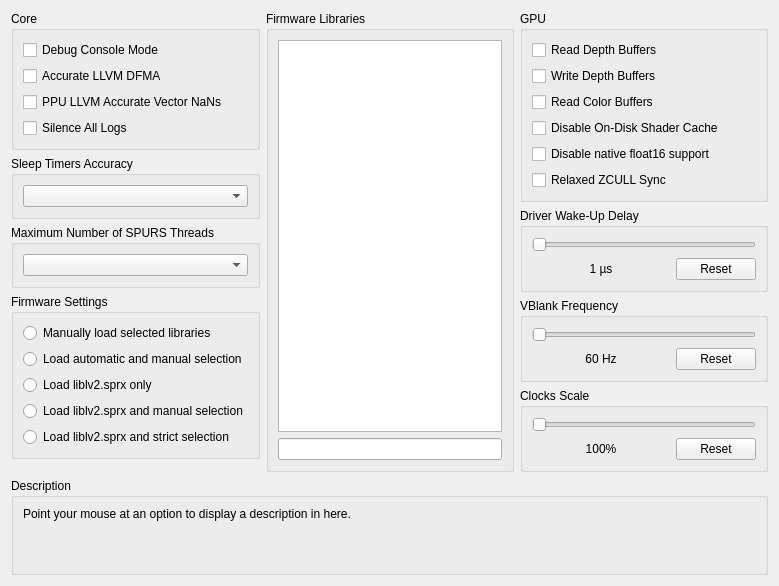
     <widget class="QWidget" name="advancedTab">
      <attribute name="title">
       <string>Advanced</string>
      </attribute>
      <layout class="QVBoxLayout" name="advancedTab_layout">
       <item>
        <layout class="QHBoxLayout" name="advancedTabLayout" stretch="1,1,1">
         <item>
          <layout class="QVBoxLayout" name="advancedTabLayoutLeft">
           <item>
            <widget class="QGroupBox" name="gb_advanced_core">
             <property name="sizePolicy">
              <sizepolicy hsizetype="Preferred" vsizetype="Minimum">
               <horstretch>0</horstretch>
               <verstretch>0</verstretch>
              </sizepolicy>
             </property>
             <property name="title">
              <string>Core</string>
             </property>
             <layout class="QVBoxLayout" name="gb_advanced_core_layout">
              <item>
               <widget class="QCheckBox" name="debugConsoleMode">
                <property name="text">
                 <string>Debug Console Mode</string>
                </property>
               </widget>
              </item>
              <item>
               <widget class="QCheckBox" name="accurateLLVMdfma">
                <property name="text">
                 <string>Accurate LLVM DFMA</string>
                </property>
               </widget>
              </item>
              <item>
               <widget class="QCheckBox" name="AccurateVectorNaN">
                <property name="text">
                 <string>PPU LLVM Accurate Vector NaNs</string>
                </property>
               </widget>
              </item>
              <item>
               <widget class="QCheckBox" name="silenceAllLogs">
                <property name="text">
                 <string>Silence All Logs</string>
                </property>
               </widget>
              </item>
             </layout>
            </widget>
           </item>
           <item>
            <widget class="QGroupBox" name="gb_sleep_timers_accuracy">
             <property name="sizePolicy">
              <sizepolicy hsizetype="Preferred" vsizetype="Minimum">
               <horstretch>0</horstretch>
               <verstretch>0</verstretch>
              </sizepolicy>
             </property>
             <property name="title">
              <string>Sleep Timers Accuracy</string>
             </property>
             <layout class="QVBoxLayout" name="gb_sleep_timers_accuracy_layout">
              <item>
               <widget class="QComboBox" name="sleepTimersAccuracy"/>
              </item>
             </layout>
            </widget>
           </item>
           <item>
            <widget class="QGroupBox" name="gb_max_spurs_threads">
             <property name="sizePolicy">
              <sizepolicy hsizetype="Preferred" vsizetype="Minimum">
               <horstretch>0</horstretch>
               <verstretch>0</verstretch>
              </sizepolicy>
             </property>
             <property name="title">
              <string>Maximum Number of SPURS Threads</string>
             </property>
             <layout class="QVBoxLayout" name="gb_max_spurs_threads_layout">
              <item>
               <widget class="QComboBox" name="maxSPURSThreads"/>
              </item>
             </layout>
            </widget>
           </item>
           <item>
            <widget class="QGroupBox" name="gb_lib_settings">
             <property name="sizePolicy">
              <sizepolicy hsizetype="Preferred" vsizetype="Preferred">
               <horstretch>0</horstretch>
               <verstretch>0</verstretch>
              </sizepolicy>
             </property>
             <property name="title">
              <string>Firmware Settings</string>
             </property>
             <layout class="QVBoxLayout" name="lib_settings_layout">
              <item>
               <widget class="QRadioButton" name="lib_manu">
                <property name="sizePolicy">
                 <sizepolicy hsizetype="Expanding" vsizetype="Preferred">
                  <horstretch>0</horstretch>
                  <verstretch>0</verstretch>
                 </sizepolicy>
                </property>
                <property name="text">
                 <string notr="true">Manually load selected libraries</string>
                </property>
               </widget>
              </item>
              <item>
               <widget class="QRadioButton" name="lib_both">
                <property name="sizePolicy">
                 <sizepolicy hsizetype="Expanding" vsizetype="Preferred">
                  <horstretch>0</horstretch>
                  <verstretch>0</verstretch>
                 </sizepolicy>
                </property>
                <property name="text">
                 <string notr="true">Load automatic and manual selection</string>
                </property>
               </widget>
              </item>
              <item>
               <widget class="QRadioButton" name="lib_lv2">
                <property name="sizePolicy">
                 <sizepolicy hsizetype="Expanding" vsizetype="Preferred">
                  <horstretch>0</horstretch>
                  <verstretch>0</verstretch>
                 </sizepolicy>
                </property>
                <property name="text">
                 <string notr="true">Load liblv2.sprx only</string>
                </property>
               </widget>
              </item>
              <item>
               <widget class="QRadioButton" name="lib_lv2b">
                <property name="sizePolicy">
                 <sizepolicy hsizetype="Expanding" vsizetype="Preferred">
                  <horstretch>0</horstretch>
                  <verstretch>0</verstretch>
                 </sizepolicy>
                </property>
                <property name="text">
                 <string notr="true">Load liblv2.sprx and manual selection</string>
                </property>
               </widget>
              </item>
              <item>
               <widget class="QRadioButton" name="lib_lv2l">
                <property name="sizePolicy">
                 <sizepolicy hsizetype="Expanding" vsizetype="Preferred">
                  <horstretch>0</horstretch>
                  <verstretch>0</verstretch>
                 </sizepolicy>
                </property>
                <property name="text">
                 <string notr="true">Load liblv2.sprx and strict selection</string>
                </property>
               </widget>
              </item>
             </layout>
            </widget>
           </item>
           <item>
            <spacer name="advancedTabSpacerLeft">
             <property name="orientation">
              <enum>Qt::Vertical</enum>
             </property>
             <property name="sizeHint" stdset="0">
              <size>
               <width>0</width>
               <height>0</height>
              </size>
             </property>
            </spacer>
           </item>
          </layout>
         </item>
         <item>
          <layout class="QVBoxLayout" name="advancedTabLayoutMiddle">
           <item>
            <widget class="QGroupBox" name="gb_libs">
             <property name="sizePolicy">
              <sizepolicy hsizetype="Preferred" vsizetype="Preferred">
               <horstretch>0</horstretch>
               <verstretch>0</verstretch>
              </sizepolicy>
             </property>
             <property name="title">
              <string>Firmware Libraries</string>
             </property>
             <layout class="QVBoxLayout" name="gb_libs_layout">
              <item>
               <widget class="QListWidget" name="lleList">
                <property name="sizePolicy">
                 <sizepolicy hsizetype="Preferred" vsizetype="Preferred">
                  <horstretch>0</horstretch>
                  <verstretch>0</verstretch>
                 </sizepolicy>
                </property>
                <property name="selectionMode">
                 <enum>QAbstractItemView::ExtendedSelection</enum>
                </property>
                <property name="viewMode">
                 <enum>QListView::ListMode</enum>
                </property>
               </widget>
              </item>
              <item>
               <widget class="QLineEdit" name="searchBox">
                <property name="sizePolicy">
                 <sizepolicy hsizetype="Preferred" vsizetype="Fixed">
                  <horstretch>0</horstretch>
                  <verstretch>0</verstretch>
                 </sizepolicy>
                </property>
               </widget>
              </item>
             </layout>
            </widget>
           </item>
          </layout>
         </item>
         <item>
          <layout class="QVBoxLayout" name="advancedTabLayoutRight">
           <item>
            <widget class="QGroupBox" name="gb_advanced_gpu">
             <property name="sizePolicy">
              <sizepolicy hsizetype="Preferred" vsizetype="Minimum">
               <horstretch>0</horstretch>
               <verstretch>0</verstretch>
              </sizepolicy>
             </property>
             <property name="title">
              <string>GPU</string>
             </property>
             <layout class="QVBoxLayout" name="gb_advanced_gpu_layout">
              <item>
               <widget class="QCheckBox" name="readDepth">
                <property name="text">
                 <string>Read Depth Buffers</string>
                </property>
               </widget>
              </item>
              <item>
               <widget class="QCheckBox" name="dumpDepth">
                <property name="text">
                 <string>Write Depth Buffers</string>
                </property>
               </widget>
              </item>
              <item>
               <widget class="QCheckBox" name="readColor">
                <property name="text">
                 <string>Read Color Buffers</string>
                </property>
               </widget>
              </item>
              <item>
               <widget class="QCheckBox" name="disableOnDiskShaderCache">
                <property name="text">
                 <string>Disable On-Disk Shader Cache</string>
                </property>
               </widget>
              </item>
              <item>
               <widget class="QCheckBox" name="DisableNativefp16">
                <property name="text">
                 <string>Disable native float16 support</string>
                </property>
               </widget>
              </item>
              <item>
               <widget class="QCheckBox" name="relaxedZCULL">
                <property name="text">
                 <string>Relaxed ZCULL Sync</string>
                </property>
               </widget>
              </item>
             </layout>
            </widget>
           </item>
           <item>
            <widget class="QGroupBox" name="gb_wakeupDelay">
             <property name="sizePolicy">
              <sizepolicy hsizetype="Preferred" vsizetype="Minimum">
               <horstretch>0</horstretch>
               <verstretch>0</verstretch>
              </sizepolicy>
             </property>
             <property name="title">
              <string>Driver Wake-Up Delay</string>
             </property>
             <layout class="QVBoxLayout" name="gb_wakeupDelay_layout">
              <item>
               <widget class="QSlider" name="wakeupDelay">
                <property name="orientation">
                 <enum>Qt::Horizontal</enum>
                </property>
               </widget>
              </item>
              <item>
               <layout class="QHBoxLayout" name="wakeupDelayLayout" stretch="1,0">
                <item>
                 <widget class="QLabel" name="wakeupText">
                  <property name="text">
                   <string>1 µs</string>
                  </property>
                  <property name="alignment">
                   <set>Qt::AlignCenter</set>
                  </property>
                 </widget>
                </item>
                <item>
                 <widget class="QPushButton" name="wakeupReset">
                  <property name="text">
                   <string>Reset</string>
                  </property>
                 </widget>
                </item>
               </layout>
              </item>
             </layout>
            </widget>
           </item>
           <item>
            <widget class="QGroupBox" name="gb_vblank">
             <property name="sizePolicy">
              <sizepolicy hsizetype="Preferred" vsizetype="Minimum">
               <horstretch>0</horstretch>
               <verstretch>0</verstretch>
              </sizepolicy>
             </property>
             <property name="title">
              <string>VBlank Frequency</string>
             </property>
             <layout class="QVBoxLayout" name="gb_vblank_layout">
              <item>
               <widget class="QSlider" name="vblank">
                <property name="orientation">
                 <enum>Qt::Horizontal</enum>
                </property>
               </widget>
              </item>
              <item>
               <layout class="QHBoxLayout" name="vBlankLayout" stretch="1,0">
                <item>
                 <widget class="QLabel" name="vblankText">
                  <property name="text">
                   <string>60 Hz</string>
                  </property>
                  <property name="alignment">
                   <set>Qt::AlignCenter</set>
                  </property>
                 </widget>
                </item>
                <item>
                 <widget class="QPushButton" name="vblankReset">
                  <property name="text">
                   <string>Reset</string>
                  </property>
                 </widget>
                </item>
               </layout>
              </item>
             </layout>
            </widget>
           </item>
           <item>
            <widget class="QGroupBox" name="gb_clockScale">
             <property name="sizePolicy">
              <sizepolicy hsizetype="Preferred" vsizetype="Minimum">
               <horstretch>0</horstretch>
               <verstretch>0</verstretch>
              </sizepolicy>
             </property>
             <property name="title">
              <string>Clocks Scale</string>
             </property>
             <layout class="QVBoxLayout" name="gb_clockScale_layout">
              <item>
               <widget class="QSlider" name="clockScale">
                <property name="orientation">
                 <enum>Qt::Horizontal</enum>
                </property>
               </widget>
              </item>
              <item>
               <layout class="QHBoxLayout" name="clockScaleLayout" stretch="1,0">
                <item>
                 <widget class="QLabel" name="clockScaleText">
                  <property name="text">
                   <string>100%</string>
                  </property>
                  <property name="alignment">
                   <set>Qt::AlignCenter</set>
                  </property>
                 </widget>
                </item>
                <item>
                 <widget class="QPushButton" name="clockScaleReset">
                  <property name="text">
                   <string>Reset</string>
                  </property>
                 </widget>
                </item>
               </layout>
              </item>
             </layout>
            </widget>
           </item>
           <item>
            <spacer name="verticalSpacer_22">
             <property name="orientation">
              <enum>Qt::Vertical</enum>
             </property>
             <property name="sizeHint" stdset="0">
              <size>
               <width>0</width>
               <height>0</height>
              </size>
             </property>
            </spacer>
           </item>
          </layout>
         </item>
        </layout>
       </item>
       <item>
        <spacer name="advancedTabSpacer">
         <property name="orientation">
          <enum>Qt::Vertical</enum>
         </property>
         <property name="sizeHint" stdset="0">
          <size>
           <width>0</width>
           <height>0</height>
          </size>
         </property>
        </spacer>
       </item>
       <item>
        <widget class="QGroupBox" name="gb_description_advanced">
         <property name="title">
          <string>Description</string>
         </property>
         <layout class="QVBoxLayout" name="gb_description_advanced_layout">
          <item>
           <widget class="QLabel" name="description_advanced">
            <property name="text">
             <string>Point your mouse at an option to display a description in here.


</string>
            </property>
            <property name="textFormat">
             <enum>Qt::PlainText</enum>
            </property>
            <property name="alignment">
             <set>Qt::AlignLeading|Qt::AlignLeft|Qt::AlignTop</set>
            </property>
            <property name="wordWrap">
             <bool>true</bool>
            </property>
           </widget>
          </item>
         </layout>
        </widget>
       </item>
      </layout>
     </widget>
